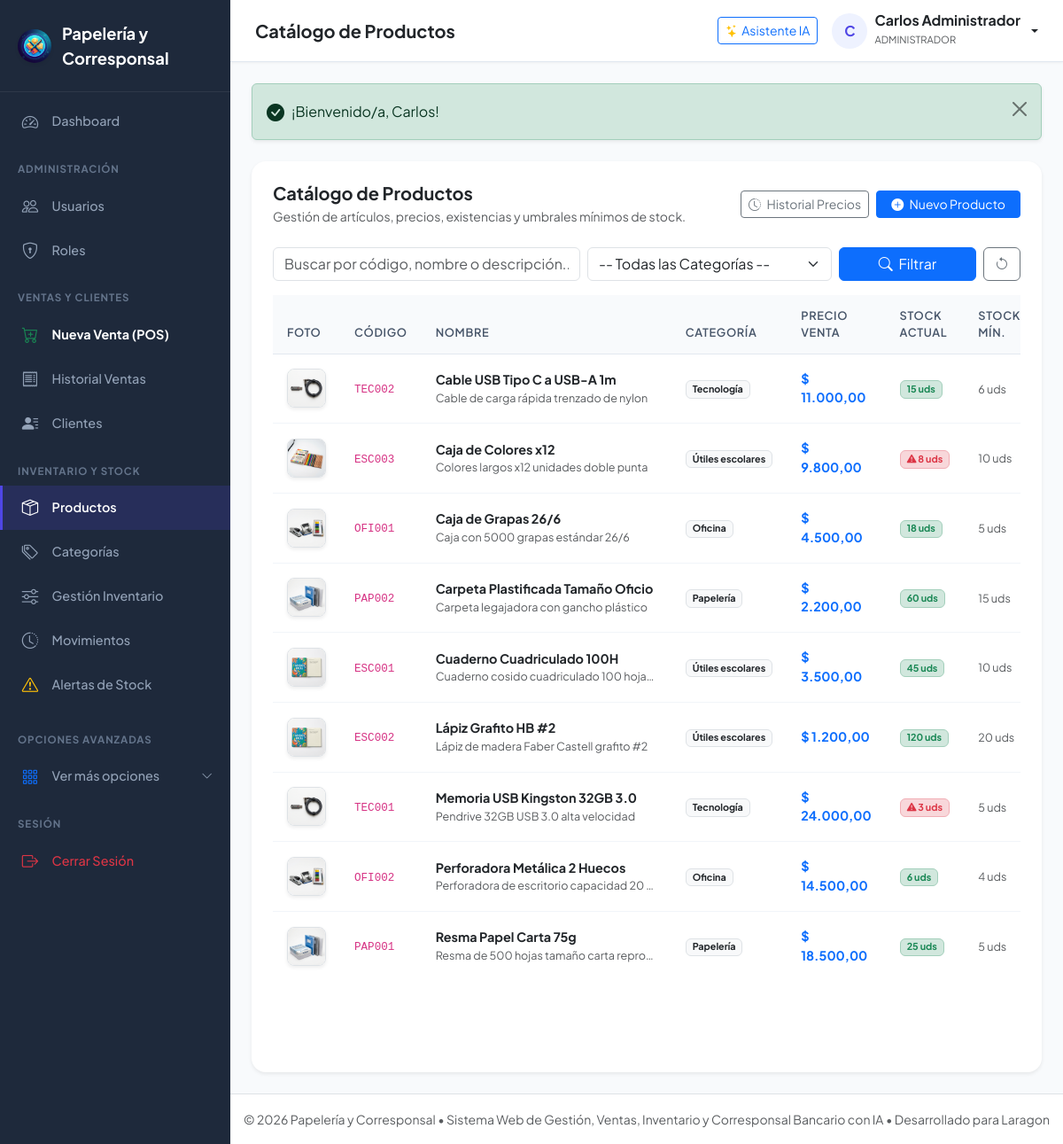
The app's page /Public/productos (signed in) with its own data.
### tables this page shows
CREATE TABLE IF NOT EXISTS `producto` (
    `id_producto` INT AUTO_INCREMENT PRIMARY KEY,
    `id_categoria` INT NOT NULL,
    `codigo` VARCHAR(50) NOT NULL UNIQUE,
    `nombre` VARCHAR(150) NOT NULL,
    `descripcion` VARCHAR(255) NULL,
    `precio` DECIMAL(12,2) NOT NULL,
    `stock_actual` INT NOT NULL DEFAULT 0,
    `stock_minimo` INT NOT NULL DEFAULT 0,
    `estado` ENUM('ACTIVO','INACTIVO') NOT NULL DEFAULT 'ACTIVO',
    `fecha_registro` DATETIME NOT NULL DEFAULT CURRENT_TIMESTAMP,
    `fecha_actualizacion` DATETIME NULL,
    CONSTRAINT `fk_producto_categoria` FOREIGN KEY (`id_categoria`) REFERENCES `categoria`(`id_categoria`) ON UPDATE CASCADE
);

CREATE TABLE IF NOT EXISTS `categoria` (
    `id_categoria` INT AUTO_INCREMENT PRIMARY KEY,
    `nombre` VARCHAR(100) NOT NULL UNIQUE,
    `descripcion` VARCHAR(255) NULL,
    `estado` ENUM('ACTIVO','INACTIVO') NOT NULL DEFAULT 'ACTIVO'
);

### Controllers/ProductoController.php (called while the page is built, shortened)
<?php
require_once __DIR__ . '/../Models/Producto.php';
class ProductoController {
    private Producto $productoModel;
    public function __construct() {
        $this->productoModel = new Producto();
    }
    public function index(): void {
        $categoryId = !empty($_GET['categoria']) ? (int)$_GET['categoria'] : null;
        $search = sanitize($_GET['buscar'] ?? '');
        $productos = $this->productoModel->getAll(false, $categoryId, $search);
        require_once VIEWS_PATH . '/Productos/index.php';
    }
}

### Public/index.php (called while the page is built, shortened)
<?php
require_once __DIR__ . '/../Config/config.php';
Router::resolve();

### Config/config.php (called while the page is built, shortened)
<?php
function env($key, $default = null) {
    $value = getenv($key);
    return $value;
}
function url($path = '') {
    $path = ltrim($path, '/');
    return BASE_URL . ($path ? '/' . $path : '');
}
function formatMoney($amount) {
    return '$ ' . number_format((float)$amount, 2, ',', '.');
}
function sanitize($data) {
    return htmlspecialchars(trim((string)$data), ENT_QUOTES, 'UTF-8');
}
function getProductImage($producto): string {
    $code = strtoupper($producto['codigo'] ?? '');
    $cat = strtoupper($producto['categoria_nombre'] ?? '');
    $name = strtoupper($producto['nombre'] ?? '');
    if (strpos($code, 'ESC') === 0 || strpos($cat, 'ESCOLAR') !== false || strpos($name, 'CUADERNO') !== false) {
        if (strpos($name, 'COLOR') !== false || strpos($name, 'LÁPIZ') !== false || strpos($name, 'LAPIZ') !== false) {
            return url('images/colores.jpg');
        }
        return url('images/cuaderno.jpg');
    }
    if (strpos($code, 'PAP') === 0 || strpos($cat, 'PAPELER') !== false || strpos($name, 'PAPEL') !== false || strpos($name, 'CARPETA') !== false) {
        return url('images/papel.jpg');
    }
    if (strpos($code, 'TEC') === 0 || strpos($cat, 'TECNO') !== false || strpos($name, 'USB') !== false || strpos($name, 'CABLE') !== false) {
        return url('images/tecnologia.jpg');
    }
    if (strpos($code, 'OFI') === 0 || strpos($cat, 'OFICINA') !== false || strpos($name, 'GRAPAS') !== false || strpos($name, 'PERFORADORA') !== false) {
        return url('images/oficina.jpg');
    }
    if (strpos($code, 'ART') === 0 || strpos($cat, 'ARTE') !== false || strpos($name, 'PINTURA') !== false) {
        return url('images/arte.jpg');
    }
    return url('images/utiles.jpg');
}

### Config/database.php (called while the page is built, shortened)
<?php
require_once __DIR__ . '/config.php';
class Database {
    private static ?PDO $instance = null;
    public static function getConnection(): PDO {
        if (self::$instance === null) {
            $host = env('DB_HOST', '127.0.0.1');
            $port = env('DB_PORT', '3306');
            $dbName = env('DB_DATABASE', 'papeleria_corresponsal');
            $username = env('DB_USERNAME', 'root');
            $password = env('DB_PASSWORD', '');
            $dsn = "mysql:host={$host};port={$port};dbname={$dbName};charset=utf8mb4";
            $options = [
                PDO::ATTR_ERRMODE            => PDO::ERRMODE_EXCEPTION,
                PDO::ATTR_DEFAULT_FETCH_MODE => PDO::FETCH_ASSOC,
                PDO::ATTR_EMULATE_PREPARES   => false,
                PDO::MYSQL_ATTR_INIT_COMMAND => "SET NAMES utf8mb4 COLLATE utf8mb4_unicode_ci"
            ];
            try {
                self::$instance = new PDO($dsn, $username, $password, $options);
            } catch (PDOException $e) {
                try {
                    $dsnNoDb = "mysql:host={$host};port={$port};charset=utf8mb4";
                    return new PDO($dsnNoDb, $username, $password, $options);
                } catch (PDOException $ex) {
                    die("Error crítico de conexión a la base de datos en Laragon: " . $ex->getMessage());
                }
            }
        }
        return self::$instance;
    }
}

### models/Producto.php (called while the page is built, shortened)
<?php
require_once __DIR__ . '/../Config/database.php';
class Producto {
    private PDO $db;
    public function __construct() {
        $this->db = Database::getConnection();
    }
    public function getAll(bool $onlyActive = false, ?int $categoryId = null, ?string $search = null): array {
        $sql = "SELECT p.*, c.nombre AS categoria_nombre
                FROM producto p
                JOIN categoria c ON p.id_categoria = c.id_categoria
                WHERE 1=1 ";
        $params = [];
        $sql .= " ORDER BY p.nombre ASC";
        $stmt = $this->db->prepare($sql);
        $stmt->execute($params);
        return $stmt->fetchAll();
    }
}

### Views/Productos/index.php (the view, shortened to what this page needs)
<?php
require_once VIEWS_PATH . '/Layouts/header.php';
?>
<div class="card shadow-sm border-0 rounded-4 p-4">
    <div class="d-flex flex-column flex-sm-row justify-content-between align-items-sm-center gap-3 mb-4">
        <div>
            <h5 class="fw-bold mb-1">Catálogo de Productos</h5>
            <p class="text-muted small mb-0">Gestión de artículos, precios, existencias y umbrales mínimos de stock.</p>
        </div>
        <?php if ($isAdmin): ?>
            <div class="d-flex gap-2">
                <a href="<?= url('productos/historial-precios') ?>" class="btn btn-outline-secondary btn-sm">
                    <i class="bi bi-clock-history me-1"></i> Historial Precios
                </a>
                <a href="<?= url('productos/create') ?>" class="btn btn-primary btn-sm px-3">
                    <i class="bi bi-plus-circle-fill me-1"></i> Nuevo Producto
                </a>
            </div>
        <?php endif; ?>
    </div>
    <form action="<?= url('productos') ?>" method="GET" class="row g-2 mb-3">
        <div class="col-12 col-md-5">
            <input type="text" class="form-control" name="buscar" value="<?= sanitize($_GET['buscar'] ?? '') ?>" placeholder="Buscar por código, nombre o descripción...">
        </div>
        <div class="col-12 col-md-4">
            <select class="form-select" name="categoria">
                <option value="">-- Todas las Categorías --</option>
            </select>
        </div>
        <div class="col-12 col-md-3 d-flex gap-2">
            <button type="submit" class="btn btn-primary flex-grow-1"><i class="bi bi-search me-1"></i> Filtrar</button>
            <a href="<?= url('productos') ?>" class="btn btn-outline-secondary" title="Limpiar filtros"><i class="bi bi-arrow-counterclockwise"></i></a>
        </div>
    </form>
    <div class="table-responsive">
        <table class="table table-custom mb-0 align-middle">
            <thead>
                <tr>
                    <th style="width: 60px;">Foto</th>
                    <th>Código</th>
                    <th>Nombre</th>
                    <th>Categoría</th>
                    <th>Precio Venta</th>
                    <th>Stock Actual</th>
                    <th>Stock Mín.</th>
                </tr>
            </thead>
            <tbody>
                <?php if (empty($productos)): ?>
                    <tr><td colspan="9" class="text-center text-muted py-4">No se encontraron productos que coincidan con la búsqueda.</td></tr>
                <?php else: ?>
                    <?php foreach ($productos as $p): ?>
                        <tr>
                            <td>
                                <img src="<?= getProductImage($p) ?>" alt="Producto" class="rounded-3 shadow-sm border" style="width: 44px; height: 44px; object-fit: cover;">
                            </td>
                            <td><code><?= sanitize($p['codigo']) ?></code></td>
                            <td>
                                <a href="<?= url('productos/show?id=' . $p['id_producto']) ?>" class="fw-bold text-decoration-none text-dark">
                                    <?= sanitize($p['nombre']) ?>
                                </a>
                                <?php if (!empty($p['descripcion'])): ?>
                                    <div class="small text-muted text-truncate" style="max-width: 250px;"><?= sanitize($p['descripcion']) ?></div>
                                <?php endif; ?>
                            </td>
                            <td><span class="badge bg-light text-dark border"><?= sanitize($p['categoria_nombre']) ?></span></td>
                            <td class="fw-bold text-primary"><?= formatMoney($p['precio']) ?></td>
                            <td>
                                <?php if ($p['stock_actual'] <= $p['stock_minimo']): ?>
                                    <span class="badge bg-danger-subtle text-danger border border-danger-subtle fw-bold">
                                        <i class="bi bi-exclamation-triangle-fill"></i> <?= $p['stock_actual'] ?> uds
                                    </span>
                                <?php else: ?>
                                    <span class="badge bg-success-subtle text-success border border-success-subtle">
                                        <?= $p['stock_actual'] ?> uds
                                    </span>
                                <?php endif; ?>
                            </td>
                            <td><small class="text-muted"><?= $p['stock_minimo'] ?> uds</small></td>
                        </tr>
                    <?php endforeach; ?>
                <?php endif; ?>
            </tbody>
        </table>
    </div>
</div>
<?php require_once VIEWS_PATH . '/Layouts/footer.php'; ?>

### records on screen
producto: codigo "TEC002", nombre "Cable USB Tipo C a USB-A 1m", descripcion "Cable de carga rápida trenzado de nylon", id_categoria.nombre "Tecnología", precio "$ 11.000,00", stock_actual "15", stock_minimo "6"
producto: shows a picture, codigo "ESC003", nombre "Caja de Colores x12", descripcion "Colores largos x12 unidades doble punta", id_categoria.nombre "Útiles escolares", precio "$ 9.800,00", stock_actual "8", stock_minimo "10"
producto: codigo "OFI001", nombre "Caja de Grapas 26/6", descripcion "Caja con 5000 grapas estándar 26/6", id_categoria.nombre "Oficina", precio "$ 4.500,00", stock_actual "18", stock_minimo "5"
producto: codigo "PAP002", nombre "Carpeta Plastificada Tamaño Oficio", descripcion "Carpeta legajadora con gancho plástico", id_categoria.nombre "Papelería", precio "$ 2.200,00", stock_actual "60", stock_minimo "15"
producto: codigo "ESC001", nombre "Cuaderno Cuadriculado 100H", descripcion "Cuaderno cosido cuadriculado 100 hoja…", id_categoria.nombre "Útiles escolares", precio "$ 3.500,00", stock_actual "45", stock_minimo "10"
producto: codigo "ESC002", nombre "Lápiz Grafito HB #2", descripcion "Lápiz de madera Faber Castell grafito #2", id_categoria.nombre "Útiles escolares", precio "$ 1.200,00", stock_actual "120", stock_minimo "20"
producto: codigo "TEC001", nombre "Memoria USB Kingston 32GB 3.0", descripcion "Pendrive 32GB USB 3.0 alta velocidad", id_categoria.nombre "Tecnología", precio "$ 24.000,00", stock_actual "3", stock_minimo "5"
producto: codigo "OFI002", nombre "Perforadora Metálica 2 Huecos", descripcion "Perforadora de escritorio capacidad 20…", id_categoria.nombre "Oficina", precio "$ 14.500,00", stock_actual "6", stock_minimo "4"
producto: codigo "PAP001", nombre "Resma Papel Carta 75g", descripcion "Resma de 500 hojas tamaño carta repro…", id_categoria.nombre "Papelería", precio "$ 18.500,00", stock_actual "25", stock_minimo "5"

### other values on screen
APP_NAME "Papelería y Corresponsal"
$pageTitle "Catálogo de Productos"
substr($_SESSION['user_name'] ?? 'U', 0, 1) "C"
$_SESSION['user_name'] "Carlos Administrador"
$_SESSION['user_role'] "ADMINISTRADOR"
$flash['message'] "¡Bienvenido/a, Carlos!"
